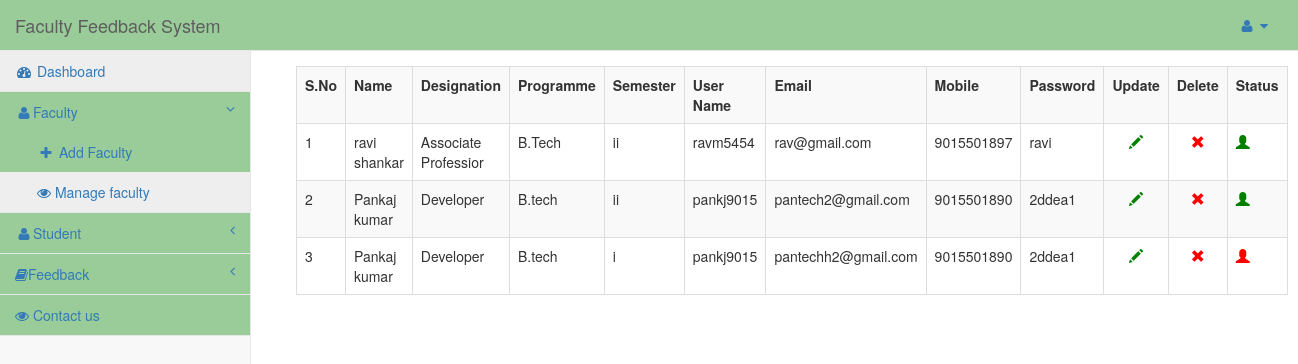
The app's page /admin/dashboard.php?info=show_faculty (signed in) with its own data.
### tables this page shows
CREATE TABLE IF NOT EXISTS `faculty` (
  `id` int(11) NOT NULL AUTO_INCREMENT,
  `user_alias` varchar(30) NOT NULL,
  `Name` varchar(30) NOT NULL,
  `designation` varchar(100) NOT NULL,
  `programme` varchar(50) NOT NULL,
  `semester` varchar(10) NOT NULL,
  `email` varchar(255) NOT NULL,
  `password` varchar(75) NOT NULL,
  `mobile` bigint(20) NOT NULL,
  `date` datetime NOT NULL,
  `status` int(11) NOT NULL,
  PRIMARY KEY (`id`),
  UNIQUE KEY `email` (`email`)
);

### admin/show_faculty.php (the view, shortened to what this page needs)
<?php
	echo "<table class='table table-responsive table-bordered table-striped table-hover' style=margin:15px;>";
	echo "<tr>";
	echo "<th>S.No</th>";
	echo "<th>Name</th>";
	echo "<th>Designation</th>";
	echo "<th>Programme</th>";
	echo "<th>Semester</th>";
	echo "<th>User Name</th>";
	echo "<th>Email</th>";
	echo "<th>Mobile</th>";
	echo "<th>Password</th>";
	echo "<th>Update</th>";
	echo "<th>Delete</th>";
	echo "<th>Status</th>";
	echo "</tr>";
	$i=1;
	$que=mysqli_query($conn,"select * from faculty");
	while($row=mysqli_fetch_array($que))
	{
		echo "<tr>";
		echo "<td>".$i."</td>";
		echo "<td>".$row['Name']."</td>";
		echo "<td>".$row['designation']."</td>";
		echo "<td>".$row['programme']."</td>";
		echo "<td>".$row['semester']."</td>";
		echo "<td>".$row['user_alias']."</td>";
		echo "<td>".$row['email']."</td>";
		echo "<td>".$row['mobile']."</td>";
		echo "<td>".$row['password']."</td>";
		echo "<td class='text-center'><a href='dashboard.php?id=$row[id]&info=edit_faculty'><span class='glyphicon glyphicon-pencil'style=color:green;></span></a></td>";
		echo "<td class='text-center'><a href='#' onclick='deletes($row[id])'><span class='glyphicon glyphicon-remove' style=color:red;></span></a></td>";
		if($row['status'])
		{
		echo "<td><a href='update_status.php?user_id=".$row['id']."&status=".$row['status']."'><span class='glyphicon glyphicon-user' style=color:red;></span></a></td>";
		}
		else
		{
		echo "<td><a href='update_status.php?user_id=".$row['id']."&status=".$row['status']."'><span class='glyphicon glyphicon-user' style=color:green;></span></a></td>";
		}
		echo "</tr>";
		$i++;
	}
?>

### admin/dashboard.php (shortened to what this page needs)
<?php
include('../dbconfig.php');
?>
<!DOCTYPE html>
<html lang="en">
<head>
    <link href="../css/bootstrap.min.css" rel="stylesheet">
    <link href="../css/metisMenu.min.css" rel="stylesheet">
    <link href="../css/sb-admin-2.css" rel="stylesheet">
    <link href="../css/font-awesome.min.css" rel="stylesheet" type="text/css">
</head>
<body>
    <div id="wrapper">
        <nav class="navbar navbar-default navbar-static-top" role="navigation" style="margin-bottom: 0">
            <div class="navbar-header">
                <a class="navbar-brand" href="dashboard.php">Faculty Feedback System</a>
            </div>
            <ul class="nav navbar-top-links navbar-right">
                <li class="dropdown">
                    <a class="dropdown-toggle" data-toggle="dropdown" href="#">
                        <i class="fa fa-user fa-fw"></i>  <i class="fa fa-caret-down"></i>
                    </a>
                </li>
            </ul>
            <div class="navbar-default sidebar" role="navigation">
                <div class="sidebar-nav navbar-collapse">
                    <ul class="nav" id="side-menu">
                        <li>
                            <a href="dashboard.php"><i class="fa fa-dashboard fa-fw"></i> Dashboard</a>
                        </li>
						<li>
                            <a href="#"><i class="fa fa-user fa-fw"></i>Faculty<span class="fa arrow"></span></a>
                            <ul class="nav nav-second-level">
                                <li>
                                    <a href="dashboard.php?info=add_faculty"><i class="fa fa-plus fa-fw"></i> Add Faculty</a>
                                </li>
								 <li>
                                    <a href="dashboard.php?info=show_faculty"><i class="fa fa-eye"></i> Manage faculty</a>
                                </li>
							</ul>
                        </li>
						<li>
                            <a href="#"><i class="fa fa-user fa-fw"></i>Student<span class="fa arrow"></span></a>
                        </li>
		<li>
         <a href="#"><i class="fa fa-user fa-book"></i>Feedback<span class="fa arrow"></span></a>
                        </li>
		<li>
			<a href="dashboard.php?info=contact"><i class="fa fa-eye"></i> Contact us</a>
		</li>
                    </ul>
                </div>
            </div>
        </nav>
        <div id="page-wrapper">
            <div class="row">
                <div class="col-lg-12">
                	<?php
								@$info=$_GET['info'];
								if($info!="")
								{
									if($info=="add_faculty")
										{
											include('add_faculty.php');
										}
									elseif($info=="show_faculty")
										{
											include('show_faculty.php');
										}
									elseif($info=="edit_faculty")
										{
											include('edit_faculty.php');
										}
									elseif($info=="display_student")
										{
											include('display_student.php');
										}
									elseif($info=="contact")
										{
											include('contact.php');
										}
									elseif($info=="feedback")
										{
											include('feedback.php');
										}
										elseif($info=="feedback_average")
										{
											include('feedback_average.php');
										}
										else if($info=="update_password")
										{
										include('update_password.php');
										}
								}
								else
								{
								include('dashboard_home.php');
								}
							?>
				</div>
            </div>
        </div>
    </div>
</body>
</html>

### css/sb-admin-2.css (style rules this page uses)
body { background-color: #f8f8f8; }
#wrapper { width: 100%; }
#page-wrapper { padding: 0 15px; min-height: 568px; background-color: #fff; }
@media (min-width:768px) { #page-wrapper { position: inherit; margin: 0 0 0 250px; padding: 0 30px; border-left: 1px solid #e7e7e7; } }
.navbar-top-links { margin-right: 0; }
.navbar-top-links li { display: inline-block; }
.navbar-top-links li:last-child { margin-right: 15px; }
.navbar-top-links li a { padding: 15px; min-height: 50px; }
.sidebar .sidebar-nav.navbar-collapse { padding-right: 0; padding-left: 0; }
.sidebar ul li { border-bottom: 1px solid #e7e7e7; }
.sidebar ul li a.active { background-color: #eee; }
.sidebar .arrow { float: right; }
.sidebar .fa.arrow:before { content: "\f104"; }
.sidebar .active>a>.fa.arrow:before { content: "\f107"; }
.sidebar .nav-second-level li, .sidebar .nav-third-level li { border-bottom: 0!important; }
.sidebar .nav-second-level li a { padding-left: 37px; }
@media (min-width:768px) { .sidebar { z-index: 1; position: absolute; width: 250px; margin-top: 51px; } }

### records on screen
faculty: Name "ravi shankar", designation "Associate Professior", programme "B.Tech", semester "ii", user_alias "ravm5454", email "rav@gmail.com", mobile "9015501897", password "ravi"
faculty: Name "Pankaj kumar", designation "Developer", programme "B.tech", semester "ii", user_alias "pankj9015", email "pantech2@gmail.com", mobile "9015501890", password "2ddea1"
faculty: Name "Pankaj kumar", designation "Developer", programme "B.tech", semester "i", user_alias "pankj9015", email "pantechh2@gmail.com", mobile "9015501890", password "2ddea1"
